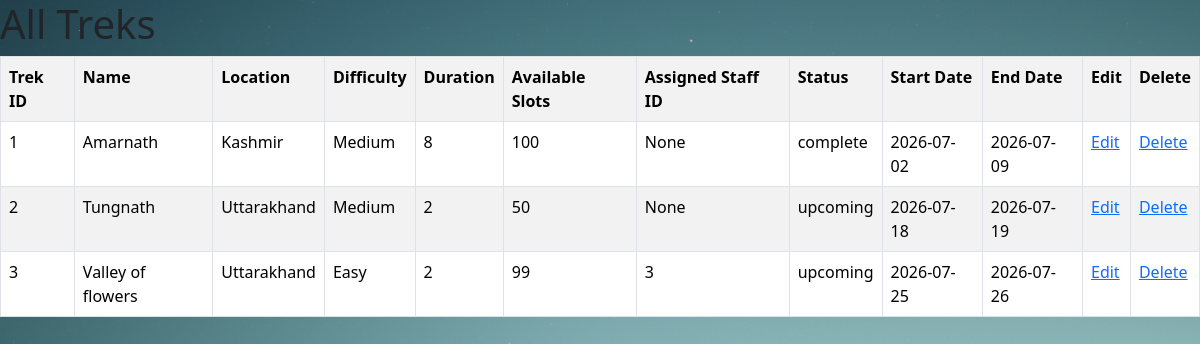
The page /view-treks (signed in) on the database as committed earlier.
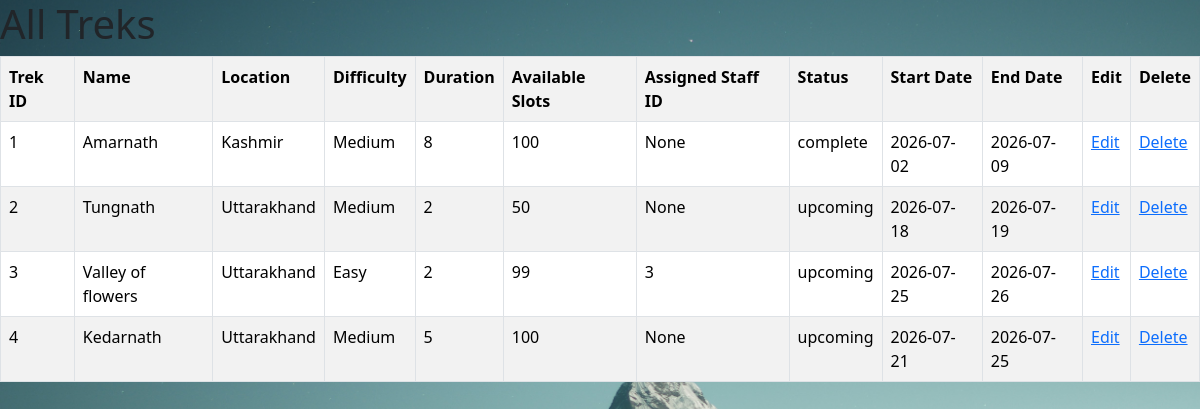
The same page on the database as committed later.
### models.py (models this page shows)
class Trek(db.Model):
    __tablename__="treks"
    trek_id=db.Column(db.Integer,primary_key=True)
    name=db.Column(db.String(100),nullable=False)
    location=db.Column(db.String(100),nullable=False)
    difficulty=db.Column(db.String(50),nullable=False)
    duration=db.Column(db.Integer,nullable=False)
    available_slots=db.Column(db.Integer,nullable=False)
    assigned_staff_id=db.Column(db.Integer,db.ForeignKey("users.user_id"),nullable=True)
    status=db.Column(db.String(50),nullable=False)
    start_date=db.Column(db.Date, nullable=False)
    end_date=db.Column(db.Date, nullable=False)
    bookings=db.relationship("Booking",backref="treks",lazy=True)

### app.py (the view)
@app.route("/view-treks")
def viewtrek():
    if session.get("role")!="admin":
        return "You are not the Admin"
    treks=Trek.query.all()
    return render_template("admin/view-treks.html",treks=treks)

### templates/admin/view-treks.html (shortened to what this page needs)
<!DOCTYPE html>
<html lang="en">
<head>
    <link href="https://cdn.jsdelivr.net/npm/bootstrap@5.3.8/dist/css/bootstrap.min.css" rel="stylesheet">
    <link href="../static/css/style.css" rel="stylesheet">
</head>
<body class="bg-mountains">
    <h1>All Treks</h1>
    <table class="table table-striped table-hover table-bordered">
        <tr>
            <th>Trek ID</th>
            <th>Name</th>
            <th>Location</th>
            <th>Difficulty</th>
            <th>Duration</th>
            <th>Available Slots</th>
            <th>Assigned Staff ID</th>
            <th>Status</th>
            <th>Start Date</th>
            <th>End Date</th>
            <th>Edit</th>
            <th>Delete</th>
        </tr>
        {% for trek in treks %}
        <tr>
            <td>{{trek.trek_id}}</td>
            <td>{{trek.name}}</td>
            <td>{{trek.location}}</td>
            <td>{{trek.difficulty}}</td>
            <td>{{trek.duration}}</td>
            <td>{{trek.available_slots}}</td>
            <td>{{trek.assigned_staff_id}}</td>
            <td>{{trek.status}}</td>
            <td>{{trek.start_date}}</td>
            <td>{{trek.end_date}}</td>
            <td><a href="/edit-trek/{{trek.trek_id}}">Edit</a></td>
            <td><a href="/delete-trek/{{trek.trek_id}}">Delete</a></td>
        </tr>
        {% endfor %}
    </table>
</body>
</html>

Rows that differ between the two databases and show on the page:
added Trek: trek_id "4", name "Kedarnath", location "Uttarakhand", difficulty "Medium", duration "5", available_slots "100", assigned_staff_id "None", status "upcoming", start_date "2026-07-21", end_date "2026-07-25"
